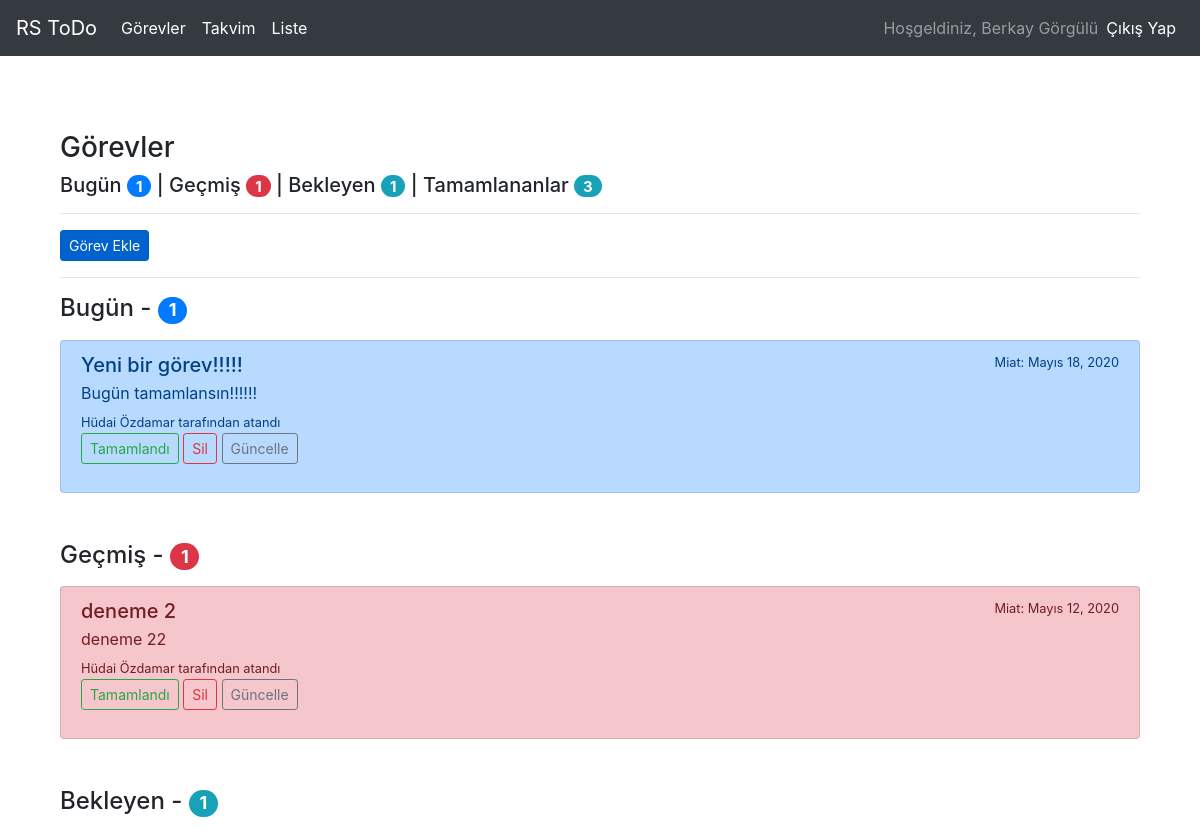
The app's page / (signed in, upper part), older data.
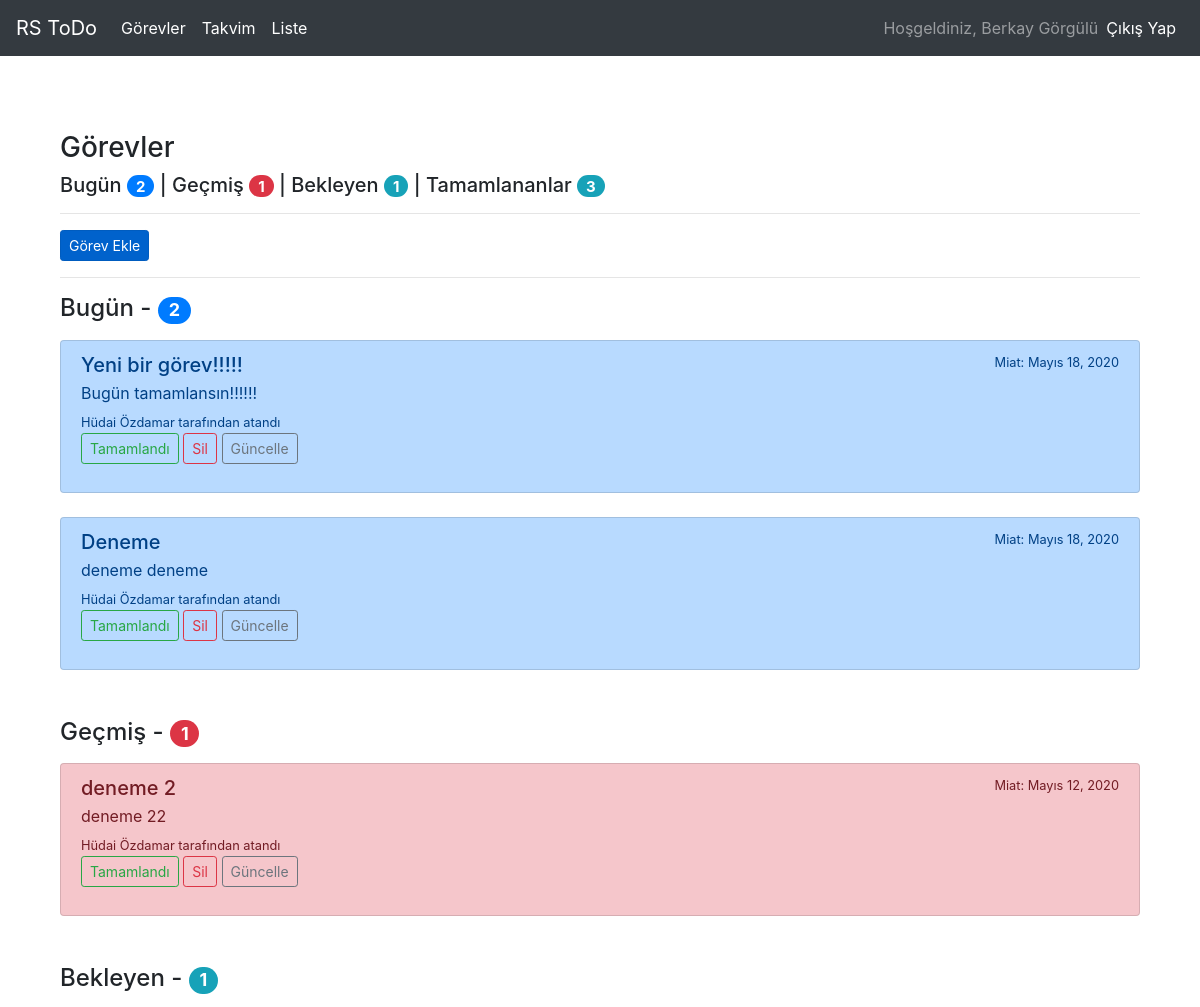
The same page, newer data.
### todo/models.py (models this page shows, shortened)
class Task(models.Model):
    assignedTo = models.ForeignKey(User, on_delete=models.CASCADE, related_name="assignee", verbose_name='Kime')
    assignedBy = models.ForeignKey(User, on_delete=models.CASCADE, related_name="manager", verbose_name='Kimden')
    assignedDate = models.DateField(auto_now_add=True, verbose_name="Atama Tarihi")
    dueDate = models.DateField(verbose_name="Miat")
    task = models.CharField(max_length=200, verbose_name="Görev")
    details = models.TextField(verbose_name="Açıklamalar")
    status = models.BooleanField(verbose_name="Durum", default=False)
    completedDate = models.DateField(verbose_name="Tamamlanma Tarihi", null=True)

### rs_todo/views.py (the view)
# urls.py: path('', views.index, name="index")
def index(request):
    if request.user.is_authenticated:
        today = datetime.date.today()
        tasksExpired = Task.objects.filter(assignedTo = request.user, dueDate__lt = today, status=False)
        tasksDue = Task.objects.filter(assignedTo = request.user, dueDate__gt = today, status=False)
        tasksToday = Task.objects.filter(assignedTo = request.user, dueDate = today, status=False)
        tasksCompleted = Task.objects.filter(assignedTo = request.user, status=True)
        return render(request, "index.html", {'tasksExpired':tasksExpired, 'tasksDue':tasksDue, 'tasksToday':tasksToday, 'tasksCompleted':tasksCompleted})
    return render(request, "index.html")

### templates/index.html (shortened to what this page needs)
{% extends 'layout.html' %}
{% block body %}
<div class="container">
    <div class="row">
        <div class="col-lg">
            {% if not request.user.is_authenticated %}
                <div class="container">
                    <a href="{% url 'todo:loginUser' %}" class="btn btn-primary btn-lg active" role="button" aria-pressed="true">Giriş Yap</a>
                </div>
            {% else %}
                <h3>Görevler</h3><h5>Bugün <span class="badge badge-primary badge-pill">{{tasksToday.count}}</span> |
                Geçmiş <span class="badge badge-danger badge-pill">{{tasksExpired.count}}</span> |
                Bekleyen <span class="badge badge-info badge-pill">{{tasksDue.count}}</span> |
                Tamamlananlar <span class="badge badge-info badge-pill">{{tasksCompleted.count}}</span></h5>
                <hr>
                <a href="{% url 'todo:addTask' %}" class="btn btn-primary btn-sm active" role="button" aria-pressed="true">Görev Ekle</a>
                <hr>
                    <h4 class="alert-heading">Bugün - <span class="badge badge-primary badge-pill">{{tasksToday.count}}</span></h4>
                    <p>
                    {% for task in tasksToday %}
                    <div class="list-group">
                        <ul class="list-group">
                            <li class="list-group-item list-group-item-primary">
                                <div class="d-flex w-100 justify-content-between">
                                    <h5 class="mb-1">{{ task.task }}</h5>
                                    <small>Miat: {{ task.dueDate }}</small>
                                </div>
                                <p class="mb-1">{{ task.details }}</p>
                                <small>{{ task.assignedBy.get_full_name }} tarafından atandı</small>
                                <p><a href="{% url 'todo:toggleStatus' task.id %}" class="btn btn-outline-success btn-sm" role="button" aria-pressed="true">Tamamlandı</a>
                                <a href="{% url 'todo:deleteTask' task.id %}" class="btn btn-outline-danger btn-sm" role="button" aria-pressed="true">Sil</a>
                                <a href="{% url 'todo:updateTask' task.id %}" class="btn btn-outline-secondary btn-sm" role="button" aria-pressed="true">Güncelle</a></p>
                            </li>
                        </ul>
                    </div>
                    <br>
                    {% endfor %}
                    <br>
                <h4 class="alert-heading">Geçmiş - <span class="badge badge-danger badge-pill">{{tasksExpired.count}}</span></h4>
                    <p>
                    {% for task in tasksExpired %}
                    <div class="list-group">
                        <ul class="list-group">
                            <li class="list-group-item list-group-item-danger">
                                <div class="d-flex w-100 justify-content-between">
                                    <h5 class="mb-1">{{ task.task }}</h5>
                                    <small>Miat: {{ task.dueDate }}</small>
                                </div>
                                <p class="mb-1">{{ task.details }}</p>
                                <small>{{ task.assignedBy.get_full_name }} tarafından atandı</small>
                                <p><a href="{% url 'todo:toggleStatus' task.id %}" class="btn btn-outline-success btn-sm" role="button" aria-pressed="true">Tamamlandı</a>
                                <a href="{% url 'todo:deleteTask' task.id %}" class="btn btn-outline-danger btn-sm" role="button" aria-pressed="true">Sil</a>
                                <a href="{% url 'todo:updateTask' task.id %}" class="btn btn-outline-secondary btn-sm" role="button" aria-pressed="true">Güncelle</a></p>
                            </li>
                        </ul>
                    </div>
                    <br>
                    {% endfor %}
                    <br>
                <h4 class="alert-heading">Bekleyen - <span class="badge badge-info badge-pill">{{tasksDue.count}}</span></h4>
            {% endif %}
        </div>
    </div>
</div>
{% endblock body %}

### templates/layout.html (shortened to what this page needs)
<!DOCTYPE html>
{% load static %}
<html lang="en">
<head>
    <link rel="stylesheet" href="{% static 'css/bootstrap.min.css' %}">
</head>
<body>
    {% include "navbar.html" %}
    <div style = "margin-top : 75px; margin-bottom: 50px;" class = "container">
        {% block body %}
        {% endblock body %}
    </div>
</body>
</html>

### templates/navbar.html (shortened to what this page needs)
<nav class="navbar navbar-expand-lg navbar-dark bg-dark">
    <a class="navbar-brand" href="{% url 'index' %}">RS ToDo</a>
    <div class="collapse navbar-collapse" id="navbarNav">
      <ul class="navbar-nav mr-auto">
      {% if request.user.is_authenticated %}
        <li class="nav-item active">
          <a class="nav-link" href="{% url 'index' %}">Görevler</a>
        </li>
        <li class="nav-item active">
          <a class="nav-link" href="{% url 'todo:monthly' %}">Takvim</a>
        </li>
        <li class="nav-item active">
          <a class="nav-link" href="{% url 'todo:listView' %}">Liste</a>
        </li>
        {% endif %}
      </ul>
      <ul class="navbar-nav ml-auto">
        {% if request.user.is_authenticated %}
        <span class="navbar-text">
          Hoşgeldiniz, {{ user.get_full_name }}
        </span>
        <li class="nav-item active">
          <a class="nav-link" href="{% url 'todo:logoutUser' %}">Çıkış Yap</a>
        </li>
        {% endif %}
      </ul>
    </div>
  </nav>

Row changes from the older to the newer data that the page shows:
added Task: task "Deneme", dueDate "Mayıs 18, 2020", details "deneme deneme", assignedBy.get_full_name "Hüdai Özdamar", shown under "Bugün - 2"
Text that changed along with them:
{{ tasksToday.count }}: "1" → "2"
